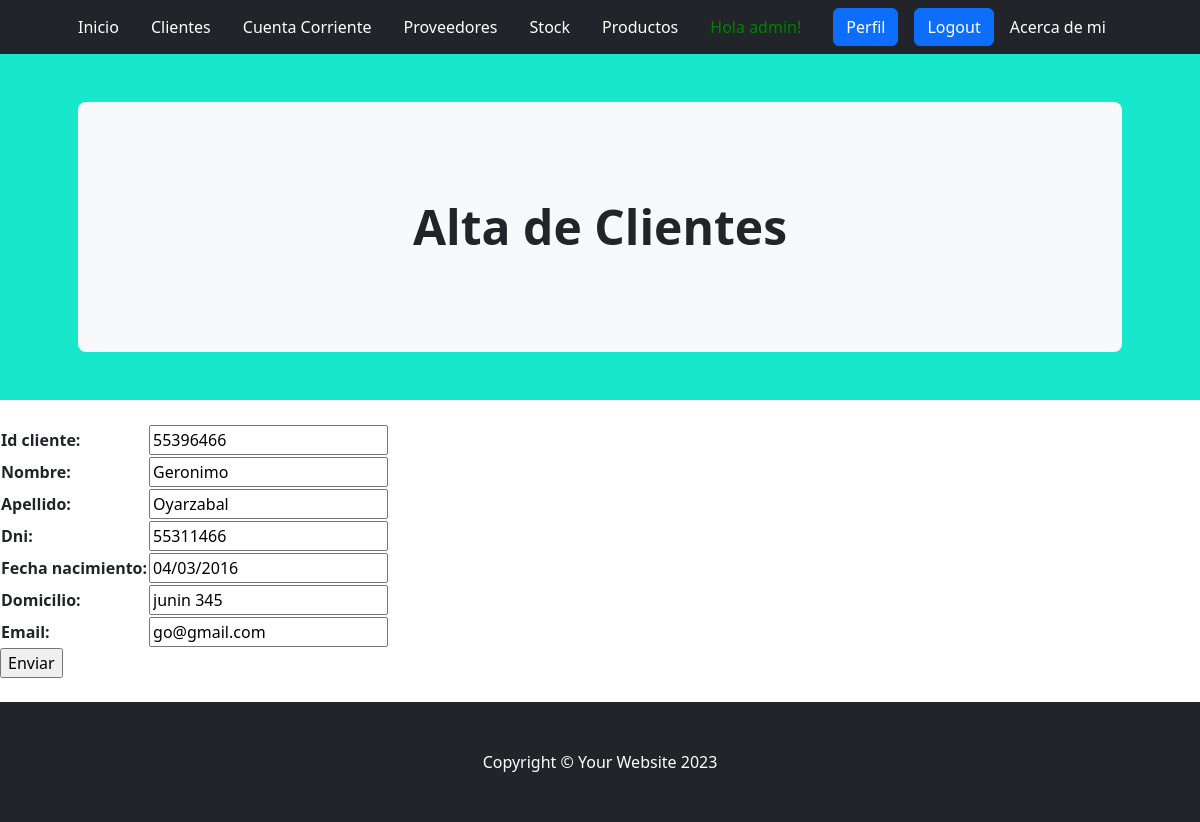
Page /aplicacion/clienteActualizar/55396466/ (signed in) on the committed database.
### aplicacion/models.py (models this page shows, shortened)
class Cliente(models.Model):
    id_cliente=models.IntegerField()
    nombre = models.CharField(max_length=100)
    apellido = models.CharField(max_length=100)
    dni=models.IntegerField()
    fecha_nacimiento= models.DateField()
    domicilio=models.CharField(max_length=300)
    email=models.EmailField()

### aplicacion/views.py (the view)
# urls.py: path('clienteActualizar/<id_cliente>/', updateCliente, name="clienteActualizar"),
@login_required
def updateCliente(request, id_cliente):
    cliente = Cliente.objects.get(id_cliente=id_cliente)
    if request.method == "POST":
        miForm = ClienteForm(request.POST)
        if miForm.is_valid():
            cliente.id_cliente = miForm.cleaned_data.get('id_cliente')
            cliente.nombre = miForm.cleaned_data.get('nombre')
            cliente.apellido = miForm.cleaned_data.get('apellido')
            cliente.dni = miForm.cleaned_data.get('dni')
            cliente.fecha_nacimiento = miForm.cleaned_data.get('fecha_nacimiento')
            cliente.domicilio = miForm.cleaned_data.get('domicilio')
            cliente.email = miForm.cleaned_data.get('email')
            cliente.save()
            return redirect(reverse_lazy('clientes'))
    else:
        miForm = ClienteForm(initial={
            'id_cliente': cliente.id_cliente,
            'nombre': cliente.nombre,
            'apellido': cliente.apellido,
            'dni': cliente.dni,
            'fecha_nacimiento': cliente.fecha_nacimiento,
            'domicilio': cliente.domicilio,
            'email': cliente.email,
        })
    return render(request, "aplicacion/clientesForms.html", {'form': miForm})

### aplicacion/forms.py
class ClienteForm(forms.Form):
    id_cliente=forms.IntegerField(required=True)
    nombre = forms.CharField(max_length=100, required=True)
    apellido = forms.CharField(max_length=100, required=True)
    dni=forms.IntegerField(required=True)
    fecha_nacimiento= forms.DateField(required=True)
    domicilio=forms.CharField(max_length=300, required=True)
    email=forms.EmailField(required=False)

### aplicacion/templates/aplicacion/clientesForms.html (shortened to what this page needs)
{% extends 'aplicacion/home.html' %}
{% block titulo %}
<header class="py-5" style="background-color: #17E8CB;">
    <div class="container px-lg-5">
        <div class="p-4 p-lg-5 bg-light rounded-3 text-center">
            <div class="m-4 m-lg-5">
                <h1 class="display-5 fw-bold">Alta de Clientes</h1>
            </div>
        </div>
    </div>
</header>
{% endblock titulo %}
{% block contenido %}
<form action="" method="post">
    <br>
    <table>
        {{ form.as_table }}
    </table>
<input type="submit" value="Enviar">
</form>
{% endblock contenido %}
{% block menues %}
    <br>
{% endblock menues %}

### aplicacion/templates/aplicacion/home.html (shortened to what this page needs)
<!DOCTYPE html>
<html lang="en">
    <head>
        {% load static %}
        <link href="https://cdn.jsdelivr.net/npm/bootstrap-icons@1.4.1/font/bootstrap-icons.css" rel="stylesheet" />
        <link href="{% static 'css/styles.css'%}" rel="stylesheet" />
        <link rel="stylesheet" href="https://cdnjs.cloudflare.com/ajax/libs/font-awesome/6.4.0/css/all.min.css">
    </head>
    <body>
        <nav class="navbar navbar-expand-lg navbar-dark bg-dark">
            <div class="container px-lg-5">
                {% if user.is_authenticated %}
                    <a class="navbar-brand" href="{% url 'home' %}" style="font-size: 16px;">Inicio</a>
                    <a class="navbar-brand" href="{% url 'clientes' %}" style="font-size: 16px;">Clientes</a>
                    <a class="navbar-brand" href="{% url 'cuentas' %}" style="font-size: 16px;">Cuenta Corriente</a>
                    <a class="navbar-brand" href="{% url 'proveedores' %}" style="font-size: 16px;">Proveedores</a>
                    <a class="navbar-brand" href="{% url 'stock' %}" style="font-size: 16px;">Stock</a>
                    <a class="navbar-brand" href="{% url 'productos' %}" style="font-size: 16px;">Productos</a>
                    <a style="color:green">Hola {{user.username}}!</a>
                    <a class="btn btn-primary" href="{% url 'editar_perfil' %}">Perfil</a>
                    <a class="btn btn-primary" href="{% url 'logout' %}">Logout</a>
                    <a class="navbar-brand" href="{% url 'acercademi' %}" style="font-size: 16px;">Acerca de mi</a>
                {% else %}
                    <a class="btn btn-primary" href="{% url 'login' %}">Login</a>
                    <a class="navbar-brand" href="https://youtu.be/ZOIlyNOlLJU" target="_blank" style="font-size: 16px;">Video explicativo</a>
                    <a class="btn btn-success" href="{% url 'registro' %}">Registro</a>
                {% endif %}
            </div>
        </nav>
        {% block titulo %}{% endblock titulo %}
        {% block contenido %}
        {% endblock contenido %}
        {% block menues %}{% endblock menues %}
        <footer class="py-5 bg-dark">
            <div class="container"><p class="m-0 text-center text-white">Copyright &copy; Your Website 2023</p></div>
        </footer>
    </body>
</html>

### rows in the picture
Cliente: id_cliente "55396466", nombre "Geronimo", apellido "Oyarzabal", dni "55311466", fecha_nacimiento "04/03/2016", domicilio "junin 345", email "go@gmail.com"

### other values in the picture
{{ user.username }} "admin"
